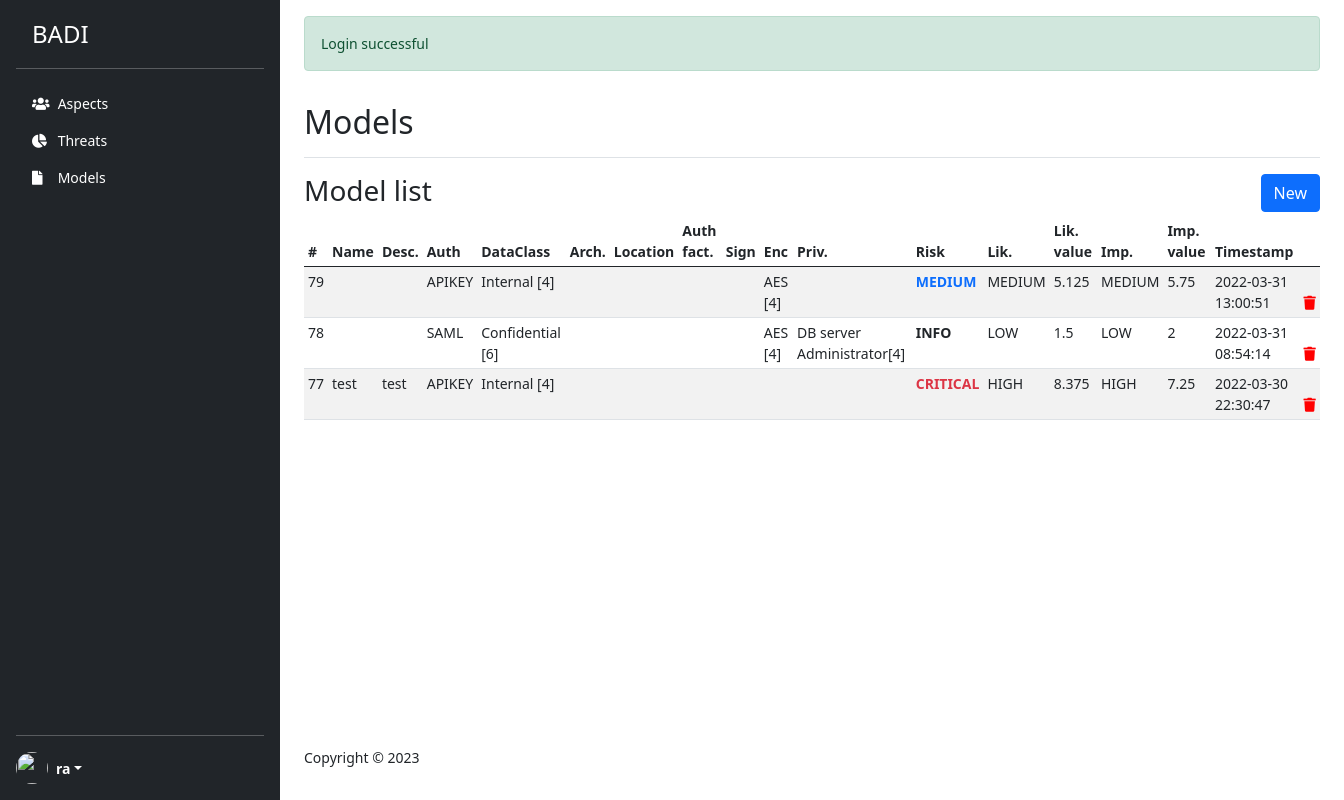
/index.php?page=models (signed in), run on the app's committed database.
### tables this page shows
CREATE TABLE `dshb_menu` (
  `id` int(11) NOT NULL,
  `icon` varchar(45) NOT NULL,
  `name` varchar(45) DEFAULT NULL,
  `href` varchar(25) NOT NULL,
  `min_user_role` int(11) NOT NULL
);

CREATE TABLE `models` (
  `id` int(255) NOT NULL,
  `sl` int(10) NOT NULL DEFAULT 9,
  `m` int(10) NOT NULL DEFAULT 9,
  `o` int(10) NOT NULL DEFAULT 9,
  `s` int(10) NOT NULL DEFAULT 9,
  `ed` int(10) NOT NULL DEFAULT 9,
  `ee` int(10) NOT NULL DEFAULT 9,
  `a` int(10) NOT NULL DEFAULT 9,
  `ide` int(10) NOT NULL DEFAULT 9,
  `lc` int(10) NOT NULL DEFAULT 9,
  `li` int(10) NOT NULL DEFAULT 9,
  `lav` int(10) NOT NULL DEFAULT 9,
  `lac` int(10) NOT NULL DEFAULT 9,
  `fd` int(10) NOT NULL DEFAULT 9,
  `rd` int(10) NOT NULL DEFAULT 9,
  `nc` int(10) NOT NULL DEFAULT 9,
  `pv` int(10) NOT NULL DEFAULT 9,
  `model_name` varchar(150) DEFAULT NULL,
  `model_description` varchar(250) DEFAULT NULL,
  `dataclass` varchar(150) DEFAULT NULL,
  `architect` varchar(150) DEFAULT NULL,
  `authprot` varchar(150) DEFAULT NULL,
  `netloc` varchar(150) DEFAULT NULL,
  `authfact` varchar(150) DEFAULT NULL,
  `sign` varchar(150) DEFAULT NULL,
  `enc` varchar(150) DEFAULT NULL,
  `userpriv` varchar(150) DEFAULT NULL,
  `risklevel` varchar(150) DEFAULT NULL,
  `liklevel` varchar(150) DEFAULT NULL,
  `likvalue` varchar(150) DEFAULT NULL,
  `implevel` varchar(150) DEFAULT NULL,
  `impvalue` varchar(150) DEFAULT NULL,
  `timestamp` timestamp NOT NULL DEFAULT current_timestamp() ON UPDATE current_timestamp()
);

### src/CoreFunctions.php (called while the page is built, shortened)
<?php
class CoreFunctions
{
    public static function isGranted($requiredRole = self::ROLE_USER)
    {
        if ($requiredRole == self::ROLE_RISK_ANALYST && in_array($_SESSION['role'], [self::ROLE_RISK_ANALYST])) {
            return true;
        }
        if ($requiredRole == self::ROLE_OPERATOR && in_array($_SESSION['role'], [self::ROLE_RISK_ANALYST, self::ROLE_OPERATOR])) {
            return true;
        }
        if ($requiredRole == self::ROLE_USER && in_array($_SESSION['role'], [self::ROLE_RISK_ANALYST, self::ROLE_OPERATOR, self::ROLE_USER])) {
            return true;
        }
        return false;
    }
}

### core.php (called while the page is built)
<?php
class Connection {
    private $servername = "localhost";
    private $username   = "root";
    private $password   = "";
    private $database   = "badi";
    public  $connection;
    public function __construct()
    {
        $this->connection = new mysqli($this->servername, $this->username,$this->password,$this->database);
        if(mysqli_connect_error()) {
            trigger_error("Failed to connect to MySQL: " . mysqli_connect_error());
        }else{
            return $this->connection;
        }
    }
    public function getConnection() {
        return $this->connection;
    }
    public function getMenuItems()
    {
        $sql = "SELECT m.icon, m.name, m.href, r.code FROM dshb_menu AS m INNER JOIN user_roles AS r ON m.min_user_role=r.id";
        $stm = $this->connection->query($sql);
        $data = array();
        while ($row = $stm->fetch_assoc()) {
            $data[] = $row;
        }
        return $data;
    }
}

### src/ModelFunctions.php (called while the page is built, shortened)
<?php
class ModelFunctions {
    private $connection;
    public function __construct($connection) {
        $this->connection = $connection;
    }
    public function displayDataModels()
    {
        $query = "SELECT * FROM models ORDER BY timestamp DESC";
        $result = $this->connection->query($query);
        if ($result->num_rows > 0) {
            $data = array();
            while ($row = $result->fetch_assoc()) {
                $data[] = $row;
            }
            return $data;
        } else {
            echo "No found records";
        }
    }
    public static function getRiskColour($value) {
        if($value == "CRITICAL") return 'text-danger';
        if($value == "MEDIUM") return 'text-primary';
        if($value == "INFO") return 'text-dark';
    }
}

### parts/models/models.php (the view, shortened to what this page needs)
<?php
$modelFunctions = new ModelFunctions($connection->getConnection());
?>
<div class="d-flex justify-content-between flex-wrap flex-md-nowrap align-items-center pt-3 pb-2 mb-3 border-bottom">
    <h1 class="h2">Models</h1>
</div>
<div>
    <h3>Model list
        <a href="<?php echo CoreFunctions::PAGE_ADD_MODEL?>" class="btn btn-primary" style="float:right;">New</a>
    </h3>
</div>
    <div>
        <div class="table-responsive">
            <table class="table table-striped table-sm ">
                <thead>
                <tr>
                    <th>#</th>
                    <th>Name</th>
                    <th>Desc.</th>
                    <th>Auth</th>
                    <th>DataClass</th>
                    <th>Arch.</th>
                    <th>Location</th>
                    <th>Auth fact.</th>
                    <th>Sign</th>
                    <th>Enc</th>
                    <th>Priv.</th>
                    <th>Risk</th>
                    <th>Lik.</th>
                    <th>Lik. value</th>
                    <th>Imp.</th>
                    <th>Imp. value</th>
                    <th>Timestamp</th>
                    <th></th>
                </tr>
                </thead>
                <tbody>
                <?php
                $models = $modelFunctions->displayDataModels();
                foreach ($models as $item) {
                    $modelColour = $modelFunctions->getRiskColour($item['risklevel']);
                    ?>
                    <tr>
                        <td><?php echo $item['id'] ?></td>
                        <td><?php echo $item['model_name'] ?></td>
                        <td><?php echo $item['model_description'] ?></td>
                        <td><?php echo $item['authprot'] ?></td>
                        <td><?php echo $item['dataclass'] ?></td>
                        <td><?php echo $item['architect'] ?></td>
                        <td><?php echo $item['netloc'] ?></td>
                        <td><?php echo $item['authfact'] ?></td>
                        <td><?php echo $item['sign'] ?></td>
                        <td><?php echo $item['enc'] ?></td>
                        <td><?php echo $item['userpriv'] ?></td>
                        <td class="<?php echo $modelColour; ?>"><b><?php echo $item['risklevel'] ?></td>
                        <td><?php echo $item['liklevel'] ?></td>
                        <td><?php echo $item['likvalue'] ?></td>
                        <td><?php echo $item['implevel'] ?></td>
                        <td><?php echo $item['impvalue'] ?></td>
                        <td><?php echo $item['timestamp'] ?></td>
                        <td>
                            <a href="<?php echo CoreFunctions::ACTION_DELETE_MODEL . $item['id'] ?>" style="color:red" onclick="confirm('Are you sure want to delete this record')">
                                <i class="fa fa-trash" aria-hidden="true"></i>
                            </a>
                        </td>
                    </tr>
                    <?php } ?>
                </tbody>
            </table>
        </div>
    </div>

### parts/template/nav.php (shortened to what this page needs)
<?php
$menuItems = $connection->getMenuItems();
?>
<div class="d-flex flex-column flex-shrink-0 p-3 text-white bg-dark full-height" style="width: 280px;">
    <a href="index.php?page=homepage" class="d-flex align-items-center mb-3 mb-md-0 ms-3 text-white text-decoration-none table-responsive">
      <span class="fs-4">BADI</span>
    </a>
    <hr>
    <ul class="nav nav-pills flex-column mb-auto">
        <?php if (CoreFunctions::isGranted()) { ?>
            <?php foreach ($menuItems as $item) {  ?>
                <?php if (CoreFunctions::isGranted($item['code'])) {?>
                    <li class="nav-item">
                        <a href="<?php echo $item['href'] ?>" class="nav-link text-white" aria-current="page">
                            <span class="nav-icon"> <i class="<?php echo $item['icon'] ?> bi me-2"></i> </span>
                            <?php echo $item['name'] ?>
                        </a>
                    </li>
                <?php } ?>
            <?php } ?>
        <?php } ?>
    </ul>
    <?php if (CoreFunctions::isGranted()) { ?>
        <hr>
        <div class="dropdown">
            <a href="#" class="d-flex align-items-center text-white text-decoration-none dropdown-toggle" id="dropdownUser1" data-bs-toggle="dropdown" aria-expanded="false">
                <img src="https://github.com/mdo.png" alt="" class="rounded-circle me-2" width="32" height="32">
                <strong><?php echo $_SESSION['email']; ?></strong>
            </a>
        </div>
    <?php } ?>
</div>

### parts/template/head.php (style rules this page uses)
.nav-icon { width: 22px; display: inline-block; }
html, body { min-height: 100vh; }

### data on the page
dshb_menu: name "Aspects"
dshb_menu: name "Threats"
dshb_menu: name "Models"
models: id "79", authprot "APIKEY", dataclass "Internal [4]", enc "AES [4]", risklevel "MEDIUM", liklevel "MEDIUM", likvalue "5.125", implevel "MEDIUM", impvalue "5.75", timestamp "2022-03-31 13:00:51"
models: id "78", authprot "SAML", dataclass "Confidential [6]", enc "AES [4]", userpriv "DB server Administrator[4]", risklevel "INFO", liklevel "LOW", likvalue "1.5", implevel "LOW", impvalue "2", timestamp "2022-03-31 08:54:14"
models: id "77", model_name "test", model_description "test", authprot "APIKEY", dataclass "Internal [4]", risklevel "CRITICAL", liklevel "HIGH", likvalue "8.375", implevel "HIGH", impvalue "7.25", timestamp "2022-03-30 22:30:47"

### other printed values
$_SESSION['email'] "ra"
$alert['message'] "Login successful"
